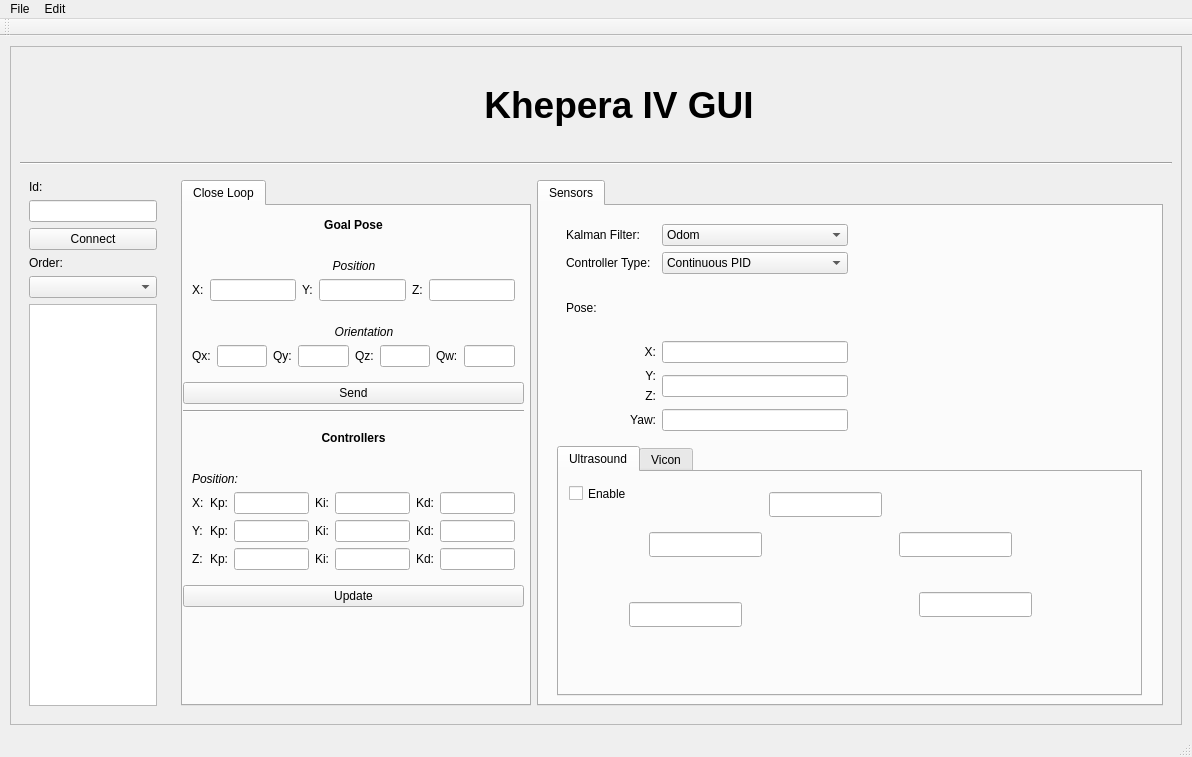
<?xml version="1.0" encoding="UTF-8"?>
<ui version="4.0">
 <class>MainWindow</class>
 <widget class="QMainWindow" name="MainWindow">
  <property name="geometry">
   <rect>
    <x>0</x>
    <y>0</y>
    <width>1192</width>
    <height>757</height>
   </rect>
  </property>
  <property name="sizePolicy">
   <sizepolicy hsizetype="Expanding" vsizetype="Expanding">
    <horstretch>0</horstretch>
    <verstretch>0</verstretch>
   </sizepolicy>
  </property>
  <property name="windowTitle">
   <string>MainWindow</string>
  </property>
  <widget class="QWidget" name="centralwidget">
   <property name="minimumSize">
    <size>
     <width>200</width>
     <height>300</height>
    </size>
   </property>
   <layout class="QVBoxLayout" name="verticalLayout">
    <property name="leftMargin">
     <number>10</number>
    </property>
    <property name="topMargin">
     <number>10</number>
    </property>
    <property name="rightMargin">
     <number>10</number>
    </property>
    <property name="bottomMargin">
     <number>10</number>
    </property>
    <item>
     <widget class="QScrollArea" name="scrollArea">
      <property name="widgetResizable">
       <bool>true</bool>
      </property>
      <widget class="QWidget" name="scrollAreaWidgetContents">
       <property name="geometry">
        <rect>
         <x>0</x>
         <y>0</y>
         <width>1170</width>
         <height>674</height>
        </rect>
       </property>
       <layout class="QGridLayout" name="gridLayout_2">
        <item row="0" column="2">
         <widget class="QLabel" name="Logo_UNED">
          <property name="maximumSize">
           <size>
            <width>100</width>
            <height>100</height>
           </size>
          </property>
          <property name="styleSheet">
           <string notr="true">border-image: url(:/logo/figs/UNED.jpg);</string>
          </property>
          <property name="text">
           <string/>
          </property>
         </widget>
        </item>
        <item row="3" column="1" rowspan="2" colspan="2">
         <widget class="QWidget" name="MainWidget" native="true">
          <property name="minimumSize">
           <size>
            <width>1000</width>
            <height>500</height>
           </size>
          </property>
          <layout class="QHBoxLayout" name="horizontalLayout">
           <item>
            <widget class="QTabWidget" name="ControlWidget">
             <property name="maximumSize">
              <size>
               <width>350</width>
               <height>16777215</height>
              </size>
             </property>
             <property name="currentIndex">
              <number>0</number>
             </property>
             <widget class="QWidget" name="CL_tab">
              <property name="maximumSize">
               <size>
                <width>1000</width>
                <height>16777215</height>
               </size>
              </property>
              <attribute name="title">
               <string>Close Loop</string>
              </attribute>
              <widget class="QWidget" name="layoutWidget">
               <property name="geometry">
                <rect>
                 <x>0</x>
                 <y>0</y>
                 <width>341</width>
                 <height>401</height>
                </rect>
               </property>
               <layout class="QVBoxLayout" name="verticalLayout_3">
                <item>
                 <widget class="QLabel" name="GoalPose_label">
                  <property name="text">
                   <string>&lt;html&gt;&lt;head/&gt;&lt;body&gt;&lt;p align=&quot;center&quot;&gt;&lt;span style=&quot; font-weight:600;&quot;&gt;Goal Pose&lt;/span&gt;&lt;/p&gt;&lt;/body&gt;&lt;/html&gt;</string>
                  </property>
                 </widget>
                </item>
                <item>
                 <widget class="QWidget" name="Position_widget" native="true">
                  <layout class="QGridLayout" name="gridLayout_5">
                   <item row="0" column="2" colspan="2">
                    <widget class="QLabel" name="Position_label_2">
                     <property name="text">
                      <string>&lt;html&gt;&lt;head/&gt;&lt;body&gt;&lt;p align=&quot;center&quot;&gt;&lt;span style=&quot; font-style:italic;&quot;&gt;Position&lt;/span&gt;&lt;/p&gt;&lt;/body&gt;&lt;/html&gt;</string>
                     </property>
                    </widget>
                   </item>
                   <item row="1" column="0">
                    <widget class="QLabel" name="Xp_label">
                     <property name="text">
                      <string>X:</string>
                     </property>
                    </widget>
                   </item>
                   <item row="1" column="1">
                    <widget class="QLineEdit" name="Xp_edit"/>
                   </item>
                   <item row="1" column="2">
                    <widget class="QLabel" name="Yp_label">
                     <property name="text">
                      <string>Y:</string>
                     </property>
                    </widget>
                   </item>
                   <item row="1" column="3">
                    <widget class="QLineEdit" name="Yp_edit"/>
                   </item>
                   <item row="1" column="4">
                    <widget class="QLabel" name="Zp_label">
                     <property name="text">
                      <string>Z:</string>
                     </property>
                    </widget>
                   </item>
                   <item row="1" column="5">
                    <widget class="QLineEdit" name="Zp_edit"/>
                   </item>
                  </layout>
                 </widget>
                </item>
                <item>
                 <widget class="QWidget" name="Orientation_widget" native="true">
                  <layout class="QGridLayout" name="gridLayout_4">
                   <item row="0" column="3" colspan="3">
                    <widget class="QLabel" name="Orientation_label">
                     <property name="text">
                      <string>&lt;html&gt;&lt;head/&gt;&lt;body&gt;&lt;p align=&quot;center&quot;&gt;&lt;span style=&quot; font-style:italic;&quot;&gt;Orientation&lt;/span&gt;&lt;/p&gt;&lt;/body&gt;&lt;/html&gt;</string>
                     </property>
                    </widget>
                   </item>
                   <item row="1" column="0">
                    <widget class="QLabel" name="Qx_label">
                     <property name="text">
                      <string>Qx:</string>
                     </property>
                    </widget>
                   </item>
                   <item row="1" column="1">
                    <widget class="QLineEdit" name="Qx_edit"/>
                   </item>
                   <item row="1" column="2">
                    <widget class="QLabel" name="Qy_label">
                     <property name="text">
                      <string>Qy:</string>
                     </property>
                    </widget>
                   </item>
                   <item row="1" column="3">
                    <widget class="QLineEdit" name="Qy_edit"/>
                   </item>
                   <item row="1" column="4">
                    <widget class="QLabel" name="Qz_label">
                     <property name="text">
                      <string>Qz:</string>
                     </property>
                    </widget>
                   </item>
                   <item row="1" column="5">
                    <widget class="QLineEdit" name="Qz_edit"/>
                   </item>
                   <item row="1" column="6">
                    <widget class="QLabel" name="Qw_label">
                     <property name="text">
                      <string>Qw:</string>
                     </property>
                    </widget>
                   </item>
                   <item row="1" column="7">
                    <widget class="QLineEdit" name="Qw_edit"/>
                   </item>
                  </layout>
                 </widget>
                </item>
                <item>
                 <widget class="QPushButton" name="GoalPose_button">
                  <property name="text">
                   <string>Send</string>
                  </property>
                 </widget>
                </item>
                <item>
                 <widget class="Line" name="line">
                  <property name="orientation">
                   <enum>Qt::Horizontal</enum>
                  </property>
                 </widget>
                </item>
                <item>
                 <widget class="QLabel" name="Controlle_label">
                  <property name="text">
                   <string>&lt;html&gt;&lt;head/&gt;&lt;body&gt;&lt;p align=&quot;center&quot;&gt;&lt;span style=&quot; font-weight:600;&quot;&gt;Controllers&lt;/span&gt;&lt;/p&gt;&lt;/body&gt;&lt;/html&gt;</string>
                  </property>
                 </widget>
                </item>
                <item>
                 <widget class="QWidget" name="Controllers_widget" native="true">
                  <layout class="QGridLayout" name="gridLayout_3">
                   <item row="2" column="6">
                    <widget class="QLineEdit" name="YKd_edit"/>
                   </item>
                   <item row="2" column="3">
                    <widget class="QLabel" name="YKi_label">
                     <property name="text">
                      <string>Ki:</string>
                     </property>
                    </widget>
                   </item>
                   <item row="3" column="4">
                    <widget class="QLineEdit" name="ZKi_edit"/>
                   </item>
                   <item row="3" column="3">
                    <widget class="QLabel" name="ZKi_label">
                     <property name="text">
                      <string>Ki:</string>
                     </property>
                    </widget>
                   </item>
                   <item row="1" column="5">
                    <widget class="QLabel" name="XKd_label">
                     <property name="text">
                      <string>Kd:</string>
                     </property>
                    </widget>
                   </item>
                   <item row="3" column="5">
                    <widget class="QLabel" name="ZKd_label">
                     <property name="text">
                      <string>Kd:</string>
                     </property>
                    </widget>
                   </item>
                   <item row="3" column="0">
                    <widget class="QLabel" name="Z_label">
                     <property name="text">
                      <string>Z:</string>
                     </property>
                    </widget>
                   </item>
                   <item row="1" column="0">
                    <widget class="QLabel" name="X_label">
                     <property name="text">
                      <string>X:</string>
                     </property>
                    </widget>
                   </item>
                   <item row="2" column="1">
                    <widget class="QLabel" name="YKp_label">
                     <property name="text">
                      <string>Kp:</string>
                     </property>
                    </widget>
                   </item>
                   <item row="1" column="2">
                    <widget class="QLineEdit" name="XKp_edit"/>
                   </item>
                   <item row="3" column="6">
                    <widget class="QLineEdit" name="ZKd_edit"/>
                   </item>
                   <item row="0" column="0" colspan="3">
                    <widget class="QLabel" name="Position_label">
                     <property name="text">
                      <string>&lt;html&gt;&lt;head/&gt;&lt;body&gt;&lt;p&gt;&lt;span style=&quot; font-style:italic;&quot;&gt;Position:&lt;/span&gt;&lt;/p&gt;&lt;/body&gt;&lt;/html&gt;</string>
                     </property>
                    </widget>
                   </item>
                   <item row="2" column="5">
                    <widget class="QLabel" name="YKd_label">
                     <property name="text">
                      <string>Kd:</string>
                     </property>
                    </widget>
                   </item>
                   <item row="3" column="1">
                    <widget class="QLabel" name="ZKp_label">
                     <property name="text">
                      <string>Kp:</string>
                     </property>
                    </widget>
                   </item>
                   <item row="1" column="4">
                    <widget class="QLineEdit" name="XKi_edit"/>
                   </item>
                   <item row="2" column="4">
                    <widget class="QLineEdit" name="YKi_edit"/>
                   </item>
                   <item row="2" column="2">
                    <widget class="QLineEdit" name="YKp_edit"/>
                   </item>
                   <item row="1" column="3">
                    <widget class="QLabel" name="XKi_label">
                     <property name="text">
                      <string>Ki:</string>
                     </property>
                    </widget>
                   </item>
                   <item row="3" column="2">
                    <widget class="QLineEdit" name="ZKp_edit"/>
                   </item>
                   <item row="1" column="1">
                    <widget class="QLabel" name="XKp_label">
                     <property name="text">
                      <string>Kp:</string>
                     </property>
                    </widget>
                   </item>
                   <item row="2" column="0">
                    <widget class="QLabel" name="Y_label">
                     <property name="text">
                      <string>Y:</string>
                     </property>
                    </widget>
                   </item>
                   <item row="1" column="6">
                    <widget class="QLineEdit" name="XKd_edit"/>
                   </item>
                  </layout>
                 </widget>
                </item>
                <item>
                 <widget class="QPushButton" name="Controllers_button">
                  <property name="text">
                   <string>Update</string>
                  </property>
                 </widget>
                </item>
               </layout>
              </widget>
             </widget>
            </widget>
           </item>
           <item>
            <widget class="QTabWidget" name="GraphsWidget">
             <property name="currentIndex">
              <number>0</number>
             </property>
             <widget class="QWidget" name="sensors_tab">
              <attribute name="title">
               <string>Sensors</string>
              </attribute>
              <layout class="QGridLayout" name="gridLayout_6">
               <item row="0" column="1">
                <widget class="QLabel" name="label">
                 <property name="minimumSize">
                  <size>
                   <width>270</width>
                   <height>225</height>
                  </size>
                 </property>
                 <property name="maximumSize">
                  <size>
                   <width>270</width>
                   <height>250</height>
                  </size>
                 </property>
                 <property name="styleSheet">
                  <string notr="true">border-image: url(:/logo/figs/Khepera.png);</string>
                 </property>
                 <property name="text">
                  <string/>
                 </property>
                </widget>
               </item>
               <item row="0" column="0">
                <widget class="QWidget" name="widget" native="true">
                 <property name="maximumSize">
                  <size>
                   <width>300</width>
                   <height>300</height>
                  </size>
                 </property>
                 <layout class="QGridLayout" name="gridLayout">
                  <item row="0" column="1" colspan="2">
                   <widget class="QComboBox" name="comboBox_2">
                    <item>
                     <property name="text">
                      <string>Odom</string>
                     </property>
                    </item>
                    <item>
                     <property name="text">
                      <string>Extern</string>
                     </property>
                    </item>
                    <item>
                     <property name="text">
                      <string>Sensor Fusion</string>
                     </property>
                    </item>
                   </widget>
                  </item>
                  <item row="7" column="1" colspan="2">
                   <widget class="QLineEdit" name="lineEdit_9"/>
                  </item>
                  <item row="4" column="0">
                   <widget class="QLabel" name="label_6">
                    <property name="text">
                     <string>&lt;html&gt;&lt;head/&gt;&lt;body&gt;&lt;p align=&quot;right&quot;&gt;X:&lt;/p&gt;&lt;/body&gt;&lt;/html&gt;</string>
                    </property>
                   </widget>
                  </item>
                  <item row="3" column="2">
                   <spacer name="verticalSpacer">
                    <property name="orientation">
                     <enum>Qt::Vertical</enum>
                    </property>
                    <property name="sizeHint" stdset="0">
                     <size>
                      <width>20</width>
                      <height>28</height>
                     </size>
                    </property>
                   </spacer>
                  </item>
                  <item row="6" column="0">
                   <widget class="QLabel" name="label_8">
                    <property name="text">
                     <string>&lt;html&gt;&lt;head/&gt;&lt;body&gt;&lt;p align=&quot;right&quot;&gt;Z:&lt;/p&gt;&lt;/body&gt;&lt;/html&gt;</string>
                    </property>
                   </widget>
                  </item>
                  <item row="7" column="0">
                   <widget class="QLabel" name="label_9">
                    <property name="text">
                     <string>&lt;html&gt;&lt;head/&gt;&lt;body&gt;&lt;p align=&quot;right&quot;&gt;Yaw:&lt;/p&gt;&lt;/body&gt;&lt;/html&gt;</string>
                    </property>
                   </widget>
                  </item>
                  <item row="4" column="1" colspan="2">
                   <widget class="QLineEdit" name="lineEdit_7"/>
                  </item>
                  <item row="0" column="0">
                   <widget class="QLabel" name="label_3">
                    <property name="text">
                     <string>Kalman Filter:</string>
                    </property>
                   </widget>
                  </item>
                  <item row="2" column="0" rowspan="2">
                   <widget class="QLabel" name="label_5">
                    <property name="text">
                     <string>Pose:</string>
                    </property>
                   </widget>
                  </item>
                  <item row="5" column="1" rowspan="2" colspan="2">
                   <widget class="QLineEdit" name="lineEdit_8"/>
                  </item>
                  <item row="5" column="0">
                   <widget class="QLabel" name="label_7">
                    <property name="text">
                     <string>&lt;html&gt;&lt;head/&gt;&lt;body&gt;&lt;p align=&quot;right&quot;&gt;Y:&lt;/p&gt;&lt;/body&gt;&lt;/html&gt;</string>
                    </property>
                   </widget>
                  </item>
                  <item row="1" column="0">
                   <widget class="QLabel" name="label_4">
                    <property name="text">
                     <string>Controller Type:</string>
                    </property>
                   </widget>
                  </item>
                  <item row="1" column="1" colspan="2">
                   <widget class="QComboBox" name="comboBox">
                    <item>
                     <property name="text">
                      <string>Continuous PID</string>
                     </property>
                    </item>
                    <item>
                     <property name="text">
                      <string>Event-Based PID</string>
                     </property>
                    </item>
                   </widget>
                  </item>
                 </layout>
                </widget>
               </item>
               <item row="1" column="0" colspan="2">
                <widget class="QTabWidget" name="tabWidget">
                 <property name="minimumSize">
                  <size>
                   <width>0</width>
                   <height>250</height>
                  </size>
                 </property>
                 <property name="currentIndex">
                  <number>0</number>
                 </property>
                 <widget class="QWidget" name="tab">
                  <attribute name="title">
                   <string>Ultrasound</string>
                  </attribute>
                  <widget class="QLabel" name="label_2">
                   <property name="geometry">
                    <rect>
                     <x>170</x>
                     <y>50</y>
                     <width>211</width>
                     <height>171</height>
                    </rect>
                   </property>
                   <property name="styleSheet">
                    <string notr="true">border-image: url(:/logo/figs/KheperaUp.png);</string>
                   </property>
                   <property name="text">
                    <string/>
                   </property>
                  </widget>
                  <widget class="QCheckBox" name="checkBox">
                   <property name="geometry">
                    <rect>
                     <x>10</x>
                     <y>10</y>
                     <width>92</width>
                     <height>23</height>
                    </rect>
                   </property>
                   <property name="text">
                    <string>Enable</string>
                   </property>
                  </widget>
                  <widget class="QLineEdit" name="lineEdit">
                   <property name="geometry">
                    <rect>
                     <x>90</x>
                     <y>60</y>
                     <width>113</width>
                     <height>25</height>
                    </rect>
                   </property>
                  </widget>
                  <widget class="QLineEdit" name="lineEdit_2">
                   <property name="geometry">
                    <rect>
                     <x>360</x>
                     <y>120</y>
                     <width>113</width>
                     <height>25</height>
                    </rect>
                   </property>
                  </widget>
                  <widget class="QLineEdit" name="lineEdit_3">
                   <property name="geometry">
                    <rect>
                     <x>340</x>
                     <y>60</y>
                     <width>113</width>
                     <height>25</height>
                    </rect>
                   </property>
                  </widget>
                  <widget class="QLineEdit" name="lineEdit_4">
                   <property name="geometry">
                    <rect>
                     <x>70</x>
                     <y>130</y>
                     <width>113</width>
                     <height>25</height>
                    </rect>
                   </property>
                  </widget>
                  <widget class="QLineEdit" name="lineEdit_5">
                   <property name="geometry">
                    <rect>
                     <x>210</x>
                     <y>20</y>
                     <width>113</width>
                     <height>25</height>
                    </rect>
                   </property>
                  </widget>
                 </widget>
                 <widget class="QWidget" name="tab_5">
                  <attribute name="title">
                   <string>Vicon</string>
                  </attribute>
                 </widget>
                </widget>
               </item>
              </layout>
             </widget>
            </widget>
           </item>
          </layout>
         </widget>
        </item>
        <item row="1" column="0" colspan="3">
         <widget class="Line" name="header_separator">
          <property name="orientation">
           <enum>Qt::Horizontal</enum>
          </property>
         </widget>
        </item>
        <item row="3" column="0" rowspan="2">
         <widget class="QWidget" name="InfoWidget" native="true">
          <property name="maximumSize">
           <size>
            <width>150</width>
            <height>16777215</height>
           </size>
          </property>
          <layout class="QVBoxLayout" name="verticalLayout_4">
           <item>
            <widget class="QLabel" name="Id_label">
             <property name="text">
              <string>Id:</string>
             </property>
            </widget>
           </item>
           <item>
            <widget class="QLineEdit" name="Id_edit"/>
           </item>
           <item>
            <widget class="QPushButton" name="Id_Button">
             <property name="text">
              <string>Connect</string>
             </property>
            </widget>
           </item>
           <item>
            <widget class="QLabel" name="Order_label">
             <property name="text">
              <string>Order:</string>
             </property>
            </widget>
           </item>
           <item>
            <widget class="QComboBox" name="Order_box">
             <item>
              <property name="text">
               <string/>
              </property>
             </item>
             <item>
              <property name="text">
               <string>Go Home</string>
              </property>
             </item>
            </widget>
           </item>
           <item>
            <widget class="QTextBrowser" name="Info_browser"/>
           </item>
          </layout>
         </widget>
        </item>
        <item row="0" column="0">
         <widget class="QLabel" name="Logo">
          <property name="minimumSize">
           <size>
            <width>100</width>
            <height>100</height>
           </size>
          </property>
          <property name="maximumSize">
           <size>
            <width>100</width>
            <height>100</height>
           </size>
          </property>
          <property name="styleSheet">
           <string notr="true">border-image: url(:/logo/figs/LogoRoboticPark.png);</string>
          </property>
          <property name="text">
           <string/>
          </property>
         </widget>
        </item>
        <item row="0" column="1">
         <widget class="QLabel" name="Title">
          <property name="maximumSize">
           <size>
            <width>16777215</width>
            <height>100</height>
           </size>
          </property>
          <property name="text">
           <string>&lt;html&gt;&lt;head/&gt;&lt;body&gt;&lt;p align=&quot;center&quot;&gt;&lt;span style=&quot; font-size:28pt; font-weight:600;&quot;&gt;Khepera IV GUI&lt;/span&gt;&lt;/p&gt;&lt;/body&gt;&lt;/html&gt;</string>
          </property>
         </widget>
        </item>
       </layout>
      </widget>
     </widget>
    </item>
   </layout>
  </widget>
  <widget class="QMenuBar" name="menubar">
   <property name="geometry">
    <rect>
     <x>0</x>
     <y>0</y>
     <width>1192</width>
     <height>22</height>
    </rect>
   </property>
   <widget class="QMenu" name="menuFile">
    <property name="title">
     <string>File</string>
    </property>
    <addaction name="Close_action"/>
   </widget>
   <widget class="QMenu" name="menuEdit">
    <property name="title">
     <string>Edit</string>
    </property>
   </widget>
   <addaction name="menuFile"/>
   <addaction name="menuEdit"/>
  </widget>
  <widget class="QStatusBar" name="statusbar"/>
  <widget class="QToolBar" name="toolBar">
   <property name="windowTitle">
    <string>toolBar</string>
   </property>
   <attribute name="toolBarArea">
    <enum>TopToolBarArea</enum>
   </attribute>
   <attribute name="toolBarBreak">
    <bool>false</bool>
   </attribute>
  </widget>
  <action name="Close_action">
   <property name="text">
    <string>Close (Ctrl+w)</string>
   </property>
  </action>
 </widget>
 <resources>
  <include location="logo.qrc"/>
 </resources>
 <connections/>
</ui>
